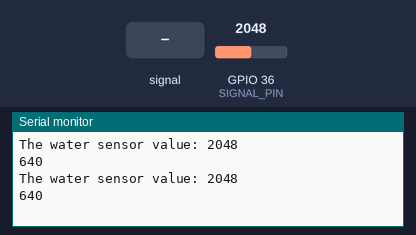
Bench run of a sketch on a simulated ESP32. On the bench: the last lines printed to the serial monitor. The test bench sets the inputs (shaded band); at power-on: GPIO 36 (SIGNAL_PIN) = 2048.

Above: at 1.8 s.
1.9 s: GPIO 36 (SIGNAL_PIN) fed a 200 Hz sine of ±327 counts around its level
At 2.8 s:
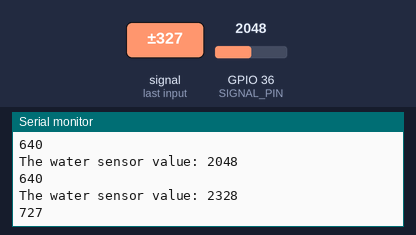
3.4 s: GPIO 36 (SIGNAL_PIN) set to 2866
At 4.7 s:
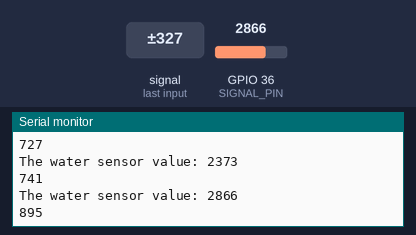
4.9 s: GPIO 36 (SIGNAL_PIN) fed a 1000 Hz sine of ±1023 counts around its level
At 5.9 s:
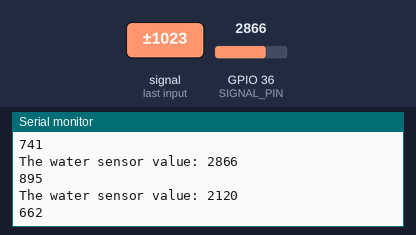
6.4 s: GPIO 36 (SIGNAL_PIN) set to 3603
At 7.4 s:
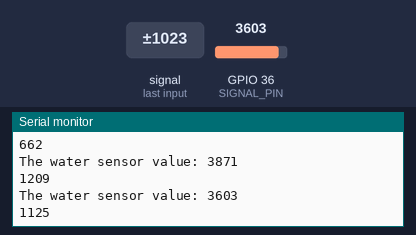
Timing chart, 0 to 8.9 s (numbered marks = the images above; inputs shaded):
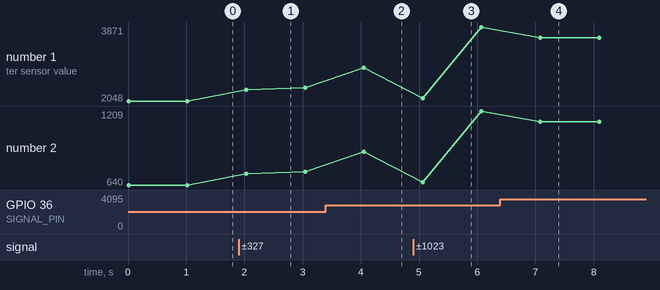

The sketch:

WaterSensorEPS32.ino
```cpp
#define POWER_PIN  17 // ESP32 pin GIOP17 connected to sensor's VCC pin
#define SIGNAL_PIN 36 // ESP32 pin GIOP36 (ADC0) connected to sensor's signal pin

int value = 0; // variable to store the sensor value

void setup() {
  Serial.begin(9600);
  pinMode(POWER_PIN, OUTPUT);   // configure pin as an OUTPUT
  digitalWrite(POWER_PIN, LOW); // turn the sensor OFF
}

void loop() {
  digitalWrite(POWER_PIN, HIGH);  // turn the sensor ON
  delay(10);                      // wait 10 milliseconds
  value = analogRead(SIGNAL_PIN); // read the analog value from sensor
  digitalWrite(POWER_PIN, LOW);   // turn the sensor OFF

  Serial.print("The water sensor value: ");
  Serial.println(value);
  int val = map(value, 0, 160, 0, 50);
  Serial.println(val);
  delay(1000);
}
```

Measured:
- after the input at 1.9 s, the serial monitor: prints a new line after 0.13 s (image 1)
- after the input at 3.4 s, the serial monitor: prints a new line after 0.65 s (image 2)
- after the input at 4.9 s, the serial monitor: prints a new line after 0.16 s (image 3)
- after the input at 6.4 s, the serial monitor: prints a new line after 0.68 s (image 4)
- plotted number 1: 2048 → 2373 after the input at 1.9 s, 2373 → 2866 after the input at 3.4 s, 2866 → 3871 after the input at 4.9 s, 3871 → 3603 after the input at 6.4 s
- plotted number 2: 640 → 741 after the input at 1.9 s, 741 → 895 after the input at 3.4 s, 895 → 1209 after the input at 4.9 s, 1209 → 1125 after the input at 6.4 s
